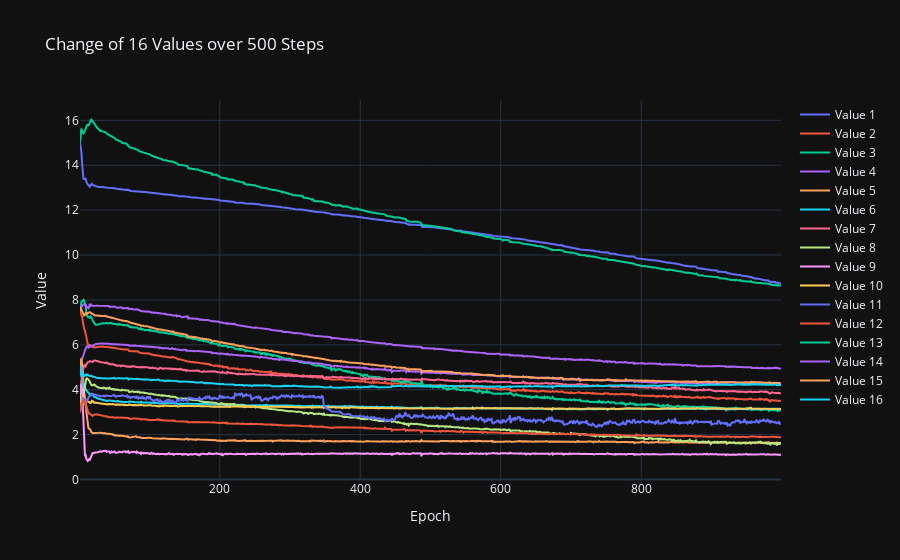

The notebook cell saved with this chart:
### Markdown cell above
## Var Values

### Code cell
### plot
import numpy as np
import plotly.graph_objects as go


data = experiment_data_loader.experiment_data['000015']['repetition_data'][1]


means = []
for mean_idx in range(16):
    means.append(data[f"var{mean_idx}"])

    
data = np.stack(means, axis=1)

# Preparing data for plotting
epochs = np.arange(1, data.shape[0])
traces = []
for i in range(data.shape[1]):
    traces.append(go.Scatter(x=epochs, y=data[:, i], mode='lines', name=f'Value {i+1}'))

# Plotting with Plotly
layout = go.Layout(title='Change of 16 Values over 500 Steps',
                   xaxis=dict(title='Epoch'),
                   yaxis=dict(title='Value'),
                   template='plotly_dark')

fig = go.Figure(data=traces, layout=layout)
fig.show()

### Figure 1 — Plotly figure (JSON) as saved in the notebook; plotly's stock layout.template omitted (floating-point values rounded to 4 significant figures; data arrays with more than 128 entries replaced by an {"elided": "..."} marker saying what was removed)
{"data": [{"mode": "lines", "name": "Value 1", "type": "scatter", "x": {"elided": "999 int values"}, "y": {"elided": "1000 float values"}}, {"mode": "lines", "name": "Value 2", "type": "scatter", "x": {"elided": "999 int values"}, "y": {"elided": "1000 float values"}}, {"mode": "lines", "name": "Value 3", "type": "scatter", "x": {"elided": "999 int values"}, "y": {"elided": "1000 float values"}}, {"mode": "lines", "name": "Value 4", "type": "scatter", "x": {"elided": "999 int values"}, "y": {"elided": "1000 float values"}}, {"mode": "lines", "name": "Value 5", "type": "scatter", "x": {"elided": "999 int values"}, "y": {"elided": "1000 float values"}}, {"mode": "lines", "name": "Value 6", "type": "scatter", "x": {"elided": "999 int values"}, "y": {"elided": "1000 float values"}}, {"mode": "lines", "name": "Value 7", "type": "scatter", "x": {"elided": "999 int values"}, "y": {"elided": "1000 float values"}}, {"mode": "lines", "name": "Value 8", "type": "scatter", "x": {"elided": "999 int values"}, "y": {"elided": "1000 float values"}}, {"mode": "lines", "name": "Value 9", "type": "scatter", "x": {"elided": "999 int values"}, "y": {"elided": "1000 float values"}}, {"mode": "lines", "name": "Value 10", "type": "scatter", "x": {"elided": "999 int values"}, "y": {"elided": "1000 float values"}}, {"mode": "lines", "name": "Value 11", "type": "scatter", "x": {"elided": "999 int values"}, "y": {"elided": "1000 float values"}}, {"mode": "lines", "name": "Value 12", "type": "scatter", "x": {"elided": "999 int values"}, "y": {"elided": "1000 float values"}}, {"mode": "lines", "name": "Value 13", "type": "scatter", "x": {"elided": "999 int values"}, "y": {"elided": "1000 float values"}}, {"mode": "lines", "name": "Value 14", "type": "scatter", "x": {"elided": "999 int values"}, "y": {"elided": "1000 float values"}}, {"mode": "lines", "name": "Value 15", "type": "scatter", "x": {"elided": "999 int values"}, "y": {"elided": "1000 float values"}}, {"mode": "lines", "name": "Value 16", "type": "scatter", "x": {"elided": "999 int values"}, "y": {"elided": "1000 float values"}}], "layout": {"title": {"text": "Change of 16 Values over 500 Steps"}, "xaxis": {"title": {"text": "Epoch"}}, "yaxis": {"title": {"text": "Value"}}}}
